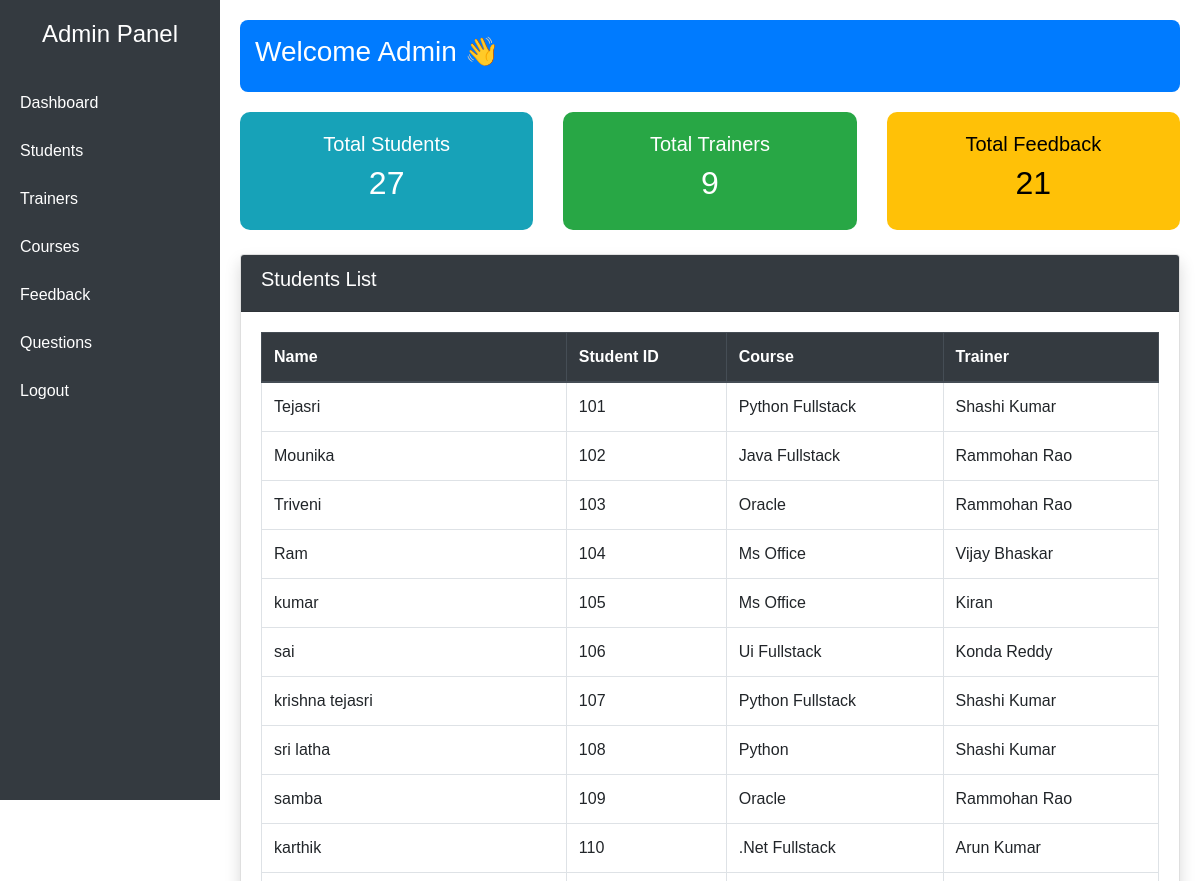
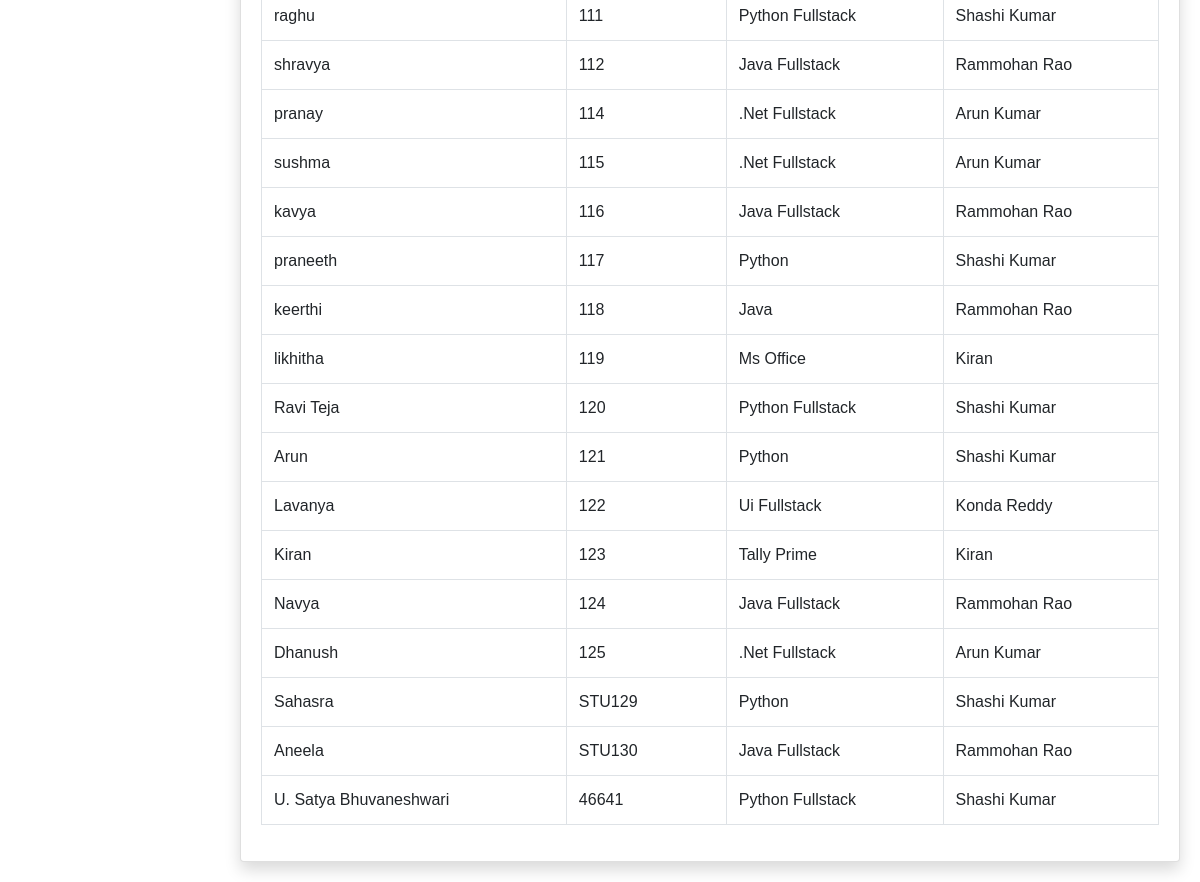
/admin-dashboard/ (signed in), run on the app's committed database (2 pictures, top to bottom).
### myapp/models.py (models this page shows, shortened)
class Student(models.Model):
    student_id = models.CharField(max_length=10, unique=True)
    name = models.CharField(max_length=100)
    email = models.EmailField(unique=True)
    password = models.CharField(max_length=100)
    course = models.ForeignKey(Course, on_delete=models.CASCADE, related_name="students")
    trainer = models.ForeignKey(Trainer, on_delete=models.CASCADE, related_name="students")

class Course(models.Model):
    name = models.CharField(max_length=100)

class Trainer(models.Model):
    name = models.CharField(max_length=100)
    course = models.ForeignKey(Course, on_delete=models.CASCADE, related_name="trainers")

### myapp/views.py (the view)
# urls.py: path('admin-dashboard/', views.admin_dashboard, name='admin_dashboard'),
@login_required(login_url='admin_login')  # redirect if not logged in
def admin_dashboard(request):
    total_students = Student.objects.count()
    total_trainers = Trainer.objects.count()
    total_feedback = Feedback.objects.count()
    students = Student.objects.select_related('course', 'trainer').all()
    context = {
        "total_students": total_students,
        "total_trainers": total_trainers,
        "total_feedback": total_feedback,
        "students": students,
    }
    return render(request, "myapp/admin_dashboard.html", context)

### templates/myapp/admin_dashboard.html (shortened to what this page needs)
<!DOCTYPE html>
<html>
<head>
    <link rel="stylesheet"
          href="https://cdn.jsdelivr.net/npm/bootstrap@4.6.2/dist/css/bootstrap.min.css">
</head>
<body>
<div class="sidebar">
    <h4>Admin Panel</h4>
    <a href="{% url 'admin_dashboard' %}">Dashboard</a>
    <a href="{% url 'admin_students' %}">Students</a>
    <a href="{% url 'admin_trainers' %}">Trainers</a>
    <a href="{% url 'admin_courses' %}">Courses</a>
    <a href="{% url 'admin_feedback' %}">Feedback</a>
    <a href="{% url 'admin_questions' %}">Questions</a>
    <a href="{% url 'admin_logout' %}">Logout</a>
</div>
<div class="main-content">
    <div class="top-navbar">
        <h3>Welcome Admin 👋</h3>
    </div>
    <div class="row mb-4">
        <div class="col-md-4">
            <div class="card-box bg-students">
                <h5>Total Students</h5>
                <h2>{{ total_students }}</h2>
            </div>
        </div>
        <div class="col-md-4">
            <div class="card-box bg-trainers">
                <h5>Total Trainers</h5>
                <h2>{{ total_trainers }}</h2>
            </div>
        </div>
        <div class="col-md-4">
            <div class="card-box bg-feedback">
                <h5>Total Feedback</h5>
                <h2>{{ total_feedback }}</h2>
            </div>
        </div>
    </div>
    <div class="card shadow">
        <div class="card-header bg-dark text-white">
            <h5>Students List</h5>
        </div>
        <div class="card-body">
            <table class="table table-bordered">
                <thead class="thead-dark">
                    <tr>
                        <th>Name</th>
                        <th>Student ID</th>
                        <th>Course</th>
                        <th>Trainer</th>
                    </tr>
                </thead>
                <tbody>
                    {% for student in students %}
                    <tr>
                        <td>{{ student.name }}</td>
                        <td>{{ student.student_id }}</td>
                        <td>{{ student.course.name }}</td>
                        <td>{{ student.trainer.name }}</td>
                    </tr>
                    {% empty %}
                    <tr>
                        <td colspan="4" class="text-center text-danger">
                            No Students Found
                        </td>
                    </tr>
                    {% endfor %}
                </tbody>
            </table>
        </div>
    </div>
</div>
</body>
</html>

### templates/myapp/admin_dashboard.html (style rules this page uses)
body { margin: 0; font-family: Arial, sans-serif; }
.sidebar { height: 100vh; background: #343a40; color: white; position: fixed; width: 220px; padding-top: 20px; }
.sidebar h4 { text-align: center; margin-bottom: 30px; }
.sidebar a { display: block; color: white; padding: 12px 20px; text-decoration: none; }
.main-content { margin-left: 220px; padding: 20px; }
.top-navbar { background: #007bff; color: white; padding: 15px; border-radius: 8px; margin-bottom: 20px; }
.card-box { border-radius: 10px; color: white; padding: 20px; text-align: center; }
.bg-students { background: #17a2b8; }
.bg-trainers { background: #28a745; }
.bg-feedback { background: #ffc107; color: black; }

### data on the page
Student: name "Tejasri", student_id "101", course.name "Python Fullstack", trainer.name "Shashi Kumar"
Student: name "Mounika", student_id "102", course.name "Java Fullstack", trainer.name "Rammohan Rao"
Student: name "Triveni", student_id "103", course.name "Oracle", trainer.name "Rammohan Rao"
Student: name "Ram", student_id "104", course.name "Ms Office", trainer.name "Vijay Bhaskar"
Student: name "kumar", student_id "105", course.name "Ms Office", trainer.name "Kiran"
Student: name "sai", student_id "106", course.name "Ui Fullstack", trainer.name "Konda Reddy"
Student: name "krishna tejasri", student_id "107", course.name "Python Fullstack", trainer.name "Shashi Kumar"
Student: name "sri latha", student_id "108", course.name "Python", trainer.name "Shashi Kumar"
Student: name "samba", student_id "109", course.name "Oracle", trainer.name "Rammohan Rao"
Student: name "karthik", student_id "110", course.name ".Net Fullstack", trainer.name "Arun Kumar"
Student: name "raghu", student_id "111", course.name "Python Fullstack", trainer.name "Shashi Kumar"
Student: name "shravya", student_id "112", course.name "Java Fullstack", trainer.name "Rammohan Rao"
Student: name "pranay", student_id "114", course.name ".Net Fullstack", trainer.name "Arun Kumar"
Student: name "sushma", student_id "115", course.name ".Net Fullstack", trainer.name "Arun Kumar"
Student: name "kavya", student_id "116", course.name "Java Fullstack", trainer.name "Rammohan Rao"
Student: name "praneeth", student_id "117", course.name "Python", trainer.name "Shashi Kumar"
Student: name "keerthi", student_id "118", course.name "Java", trainer.name "Rammohan Rao"
Student: name "likhitha", student_id "119", course.name "Ms Office", trainer.name "Kiran"
Student: name "Ravi Teja", student_id "120", course.name "Python Fullstack", trainer.name "Shashi Kumar"
Student: name "Arun", student_id "121", course.name "Python", trainer.name "Shashi Kumar"
Student: name "Lavanya", student_id "122", course.name "Ui Fullstack", trainer.name "Konda Reddy"
Student: name "Kiran", student_id "123", course.name "Tally Prime", trainer.name "Kiran"
Student: name "Navya", student_id "124", course.name "Java Fullstack", trainer.name "Rammohan Rao"
Student: name "Dhanush", student_id "125", course.name ".Net Fullstack", trainer.name "Arun Kumar"
Student: name "Sahasra", student_id "STU129", course.name "Python", trainer.name "Shashi Kumar"
Student: name "Aneela", student_id "STU130", course.name "Java Fullstack", trainer.name "Rammohan Rao"
Student: name "U. Satya Bhuvaneshwari", student_id "46641", course.name "Python Fullstack", trainer.name "Shashi Kumar"

### other printed values
{{ total_students }} "27"
{{ total_trainers }} "9"
{{ total_feedback }} "21"
